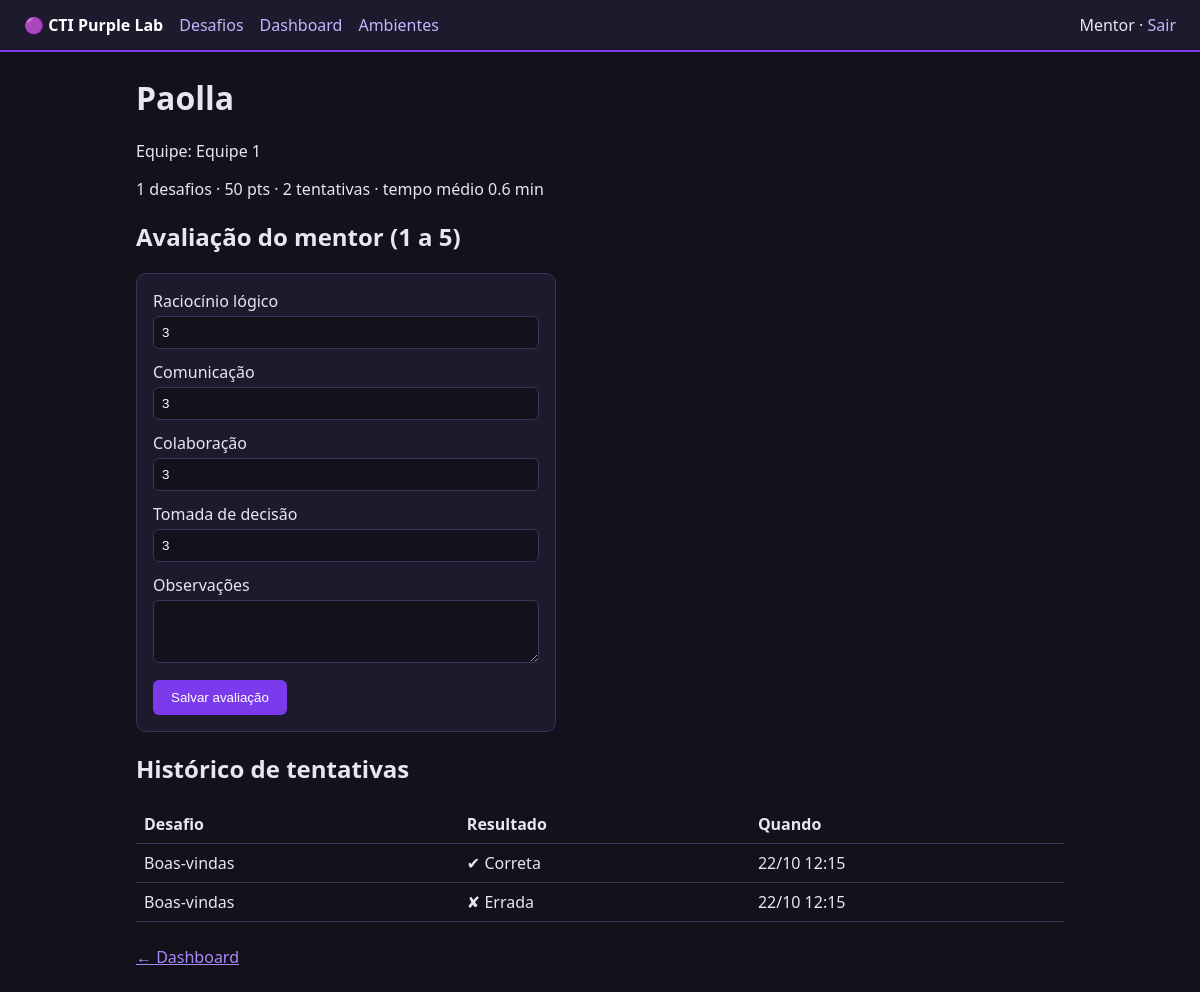
/participante/2 (signed in), run on the app's committed database.
### tables this page shows
CREATE TABLE users(id INTEGER PRIMARY KEY, name TEXT, email TEXT UNIQUE, password TEXT, role TEXT DEFAULT 'participante', team TEXT);

CREATE TABLE attempts(id INTEGER PRIMARY KEY, user_id INTEGER, challenge_id INTEGER, correct INTEGER, created_at INTEGER);

CREATE TABLE challenges(id INTEGER PRIMARY KEY, title TEXT, category TEXT, side TEXT, points INTEGER, description TEXT, hint TEXT, url TEXT, flag_hash TEXT, image TEXT, container_port INTEGER);

### app.py (the view, shortened to what this page needs)
@app.route("/participante/<int:uid>", methods=["GET", "POST"])
@mentor_required
def participante(uid):
    d = db()
    u = d.execute("SELECT * FROM users WHERE id=?", (uid,)).fetchone()
    if not u:
        abort(404)
    attempts = d.execute("""SELECT c.title, a.correct, a.created_at FROM attempts a JOIN challenges c ON c.id=a.challenge_id
                            WHERE a.user_id=? ORDER BY a.id DESC""", (uid,)).fetchall()
    evals = d.execute("SELECT * FROM evaluations WHERE user_id=? ORDER BY id DESC", (uid,)).fetchall()
    return render_template("participante.html", u=u, attempts=attempts, evals=evals,
                           s=next((r for r in stats() if r["id"] == uid), None), fmt=lambda t: time.strftime("%d/%m %H:%M", time.localtime(t)))

### app.py (called while the page is built)
def db():
    if "db" not in g:
        g.db = sqlite3.connect(DB)
        g.db.row_factory = sqlite3.Row
    return g.db

def login_required(f):
    @wraps(f)
    def w(*a, **k):
        if "user_id" not in session:
            return redirect("/login")
        return f(*a, **k)
    return w

def mentor_required(f):
    @wraps(f)
    @login_required
    def w(*a, **k):
        if session.get("role") != "mentor":
            abort(403)
        return f(*a, **k)
    return w

### templates/participante.html (shortened to what this page needs)
{% extends "base.html" %}{% block content %}
<h1>{{ u.name }}</h1><p>Equipe: {{ u.team }}</p>
{% if s %}<p>{{ s.solved }} desafios · {{ s.points }} pts · {{ s.attempts }} tentativas · tempo médio {{ s.avg_min if s.avg_min is not none else '—' }} min</p>{% endif %}
<h2>Avaliação do mentor (1 a 5)</h2>
<form method="post" class="card narrow">
{% for k, label in [('logica','Raciocínio lógico'),('comunicacao','Comunicação'),('colaboracao','Colaboração'),('decisao','Tomada de decisão')] %}
<label>{{ label }}<input type="number" name="{{ k }}" min="1" max="5" value="3"></label>{% endfor %}
<label>Observações<textarea name="notes" rows="3"></textarea></label>
<button>Salvar avaliação</button></form>
<h2>Histórico de tentativas</h2>
<table><tr><th>Desafio</th><th>Resultado</th><th>Quando</th></tr>
{% for a in attempts %}<tr><td>{{ a.title }}</td><td>{{ '✔ Correta' if a.correct else '✘ Errada' }}</td><td>{{ fmt(a.created_at) }}</td></tr>
{% else %}<tr><td colspan="3">Sem tentativas.</td></tr>{% endfor %}</table>
<p><a href="/dashboard">← Dashboard</a></p>{% endblock %}

### static/style.css (style rules this page uses)
* { box-sizing:border-box }
body { margin:0;font-family:system-ui,sans-serif;background:#13111c;color:#e8e6f0 }
a { color:#a78bfa }
.card { background:#1e1a2e;border:1px solid #3b3358;border-radius:10px;padding:16px;display:block;color:inherit;text-decoration:none;margin-bottom:12px }
.narrow { max-width:420px }
label { display:block;margin-bottom:12px }
input,textarea { width:100%;padding:8px;margin-top:4px;background:#13111c;color:#fff;border:1px solid #3b3358;border-radius:6px }
button { background:#7c3aed;color:#fff;border:0;padding:10px 18px;border-radius:6px;cursor:pointer }
table { width:100%;border-collapse:collapse;margin-bottom:24px }
th,td { padding:8px;border-bottom:1px solid #3b3358;text-align:left }

### data on the page
users: name "Paolla", team "Equipe 1"
attempts: title "Boas-vindas", correct "✔ Correta", created_at "22/10 12:15"
attempts: title "Boas-vindas", correct "✘ Errada", created_at "22/10 12:15"

### other printed values
{{ session.name }} "Mentor"
{{ s.solved }} "1"
{{ s.points }} "50"
{{ s.attempts }} "2"
{{ s.avg_min if s.avg_min is not none else '—' }} "0.6"
{{ label }} "Raciocínio lógico" "Comunicação" "Colaboração" "Tomada de decisão"
